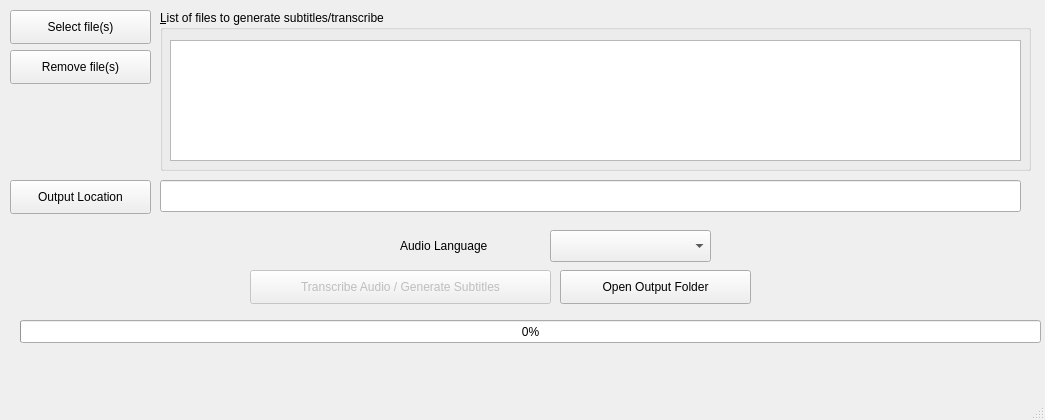
<?xml version="1.0" encoding="UTF-8"?>
<ui version="4.0">
 <class>window</class>
 <widget class="QMainWindow" name="window">
  <property name="geometry">
   <rect>
    <x>0</x>
    <y>0</y>
    <width>1045</width>
    <height>420</height>
   </rect>
  </property>
  <property name="windowTitle">
   <string>pyQtAutosub</string>
  </property>
  <widget class="QWidget" name="centralwidget">
   <widget class="QPushButton" name="bSelectMedia">
    <property name="geometry">
     <rect>
      <x>10</x>
      <y>10</y>
      <width>141</width>
      <height>34</height>
     </rect>
    </property>
    <property name="text">
     <string>Select file(s)</string>
    </property>
   </widget>
   <widget class="QComboBox" name="cbSelectLang">
    <property name="geometry">
     <rect>
      <x>550</x>
      <y>230</y>
      <width>161</width>
      <height>32</height>
     </rect>
    </property>
   </widget>
   <widget class="QLabel" name="labelSelectLang">
    <property name="geometry">
     <rect>
      <x>400</x>
      <y>230</y>
      <width>141</width>
      <height>31</height>
     </rect>
    </property>
    <property name="text">
     <string>Audio Language</string>
    </property>
   </widget>
   <widget class="QPushButton" name="bConvert">
    <property name="enabled">
     <bool>false</bool>
    </property>
    <property name="geometry">
     <rect>
      <x>250</x>
      <y>270</y>
      <width>301</width>
      <height>34</height>
     </rect>
    </property>
    <property name="text">
     <string>Transcribe Audio / Generate Subtitles</string>
    </property>
   </widget>
   <widget class="QProgressBar" name="progressBar">
    <property name="geometry">
     <rect>
      <x>20</x>
      <y>320</y>
      <width>1021</width>
      <height>23</height>
     </rect>
    </property>
    <property name="value">
     <number>0</number>
    </property>
   </widget>
   <widget class="QLabel" name="labelCurrentOperation">
    <property name="geometry">
     <rect>
      <x>170</x>
      <y>330</y>
      <width>871</width>
      <height>41</height>
     </rect>
    </property>
    <property name="text">
     <string/>
    </property>
   </widget>
   <widget class="QPushButton" name="bOpenOutputFolder">
    <property name="geometry">
     <rect>
      <x>560</x>
      <y>270</y>
      <width>191</width>
      <height>34</height>
     </rect>
    </property>
    <property name="text">
     <string>Open Output Folder</string>
    </property>
   </widget>
   <widget class="QPushButton" name="bSelectOutputFolder">
    <property name="geometry">
     <rect>
      <x>10</x>
      <y>180</y>
      <width>141</width>
      <height>34</height>
     </rect>
    </property>
    <property name="text">
     <string>Output Location</string>
    </property>
   </widget>
   <widget class="QLineEdit" name="qleOutputFolder">
    <property name="geometry">
     <rect>
      <x>160</x>
      <y>180</y>
      <width>861</width>
      <height>32</height>
     </rect>
    </property>
   </widget>
   <widget class="QGroupBox" name="groupBox">
    <property name="geometry">
     <rect>
      <x>160</x>
      <y>10</y>
      <width>871</width>
      <height>161</height>
     </rect>
    </property>
    <property name="title">
     <string>&amp;List of files to generate subtitles/transcribe</string>
    </property>
    <property name="alignment">
     <set>Qt::AlignLeading|Qt::AlignLeft|Qt::AlignTop</set>
    </property>
    <property name="flat">
     <bool>false</bool>
    </property>
    <property name="checkable">
     <bool>false</bool>
    </property>
    <widget class="QListWidget" name="qlwListFilesSelected">
     <property name="geometry">
      <rect>
       <x>10</x>
       <y>30</y>
       <width>851</width>
       <height>121</height>
      </rect>
     </property>
    </widget>
   </widget>
   <widget class="QLabel" name="labelProgressFileIndex">
    <property name="geometry">
     <rect>
      <x>30</x>
      <y>340</y>
      <width>121</width>
      <height>20</height>
     </rect>
    </property>
    <property name="text">
     <string/>
    </property>
   </widget>
   <widget class="QPushButton" name="bRemoveFile">
    <property name="geometry">
     <rect>
      <x>10</x>
      <y>50</y>
      <width>141</width>
      <height>34</height>
     </rect>
    </property>
    <property name="text">
     <string>Remove file(s)</string>
    </property>
   </widget>
  </widget>
  <widget class="QMenuBar" name="menubar">
   <property name="geometry">
    <rect>
     <x>0</x>
     <y>0</y>
     <width>1045</width>
     <height>32</height>
    </rect>
   </property>
  </widget>
  <widget class="QStatusBar" name="statusbar"/>
 </widget>
 <resources/>
 <connections/>
</ui>
